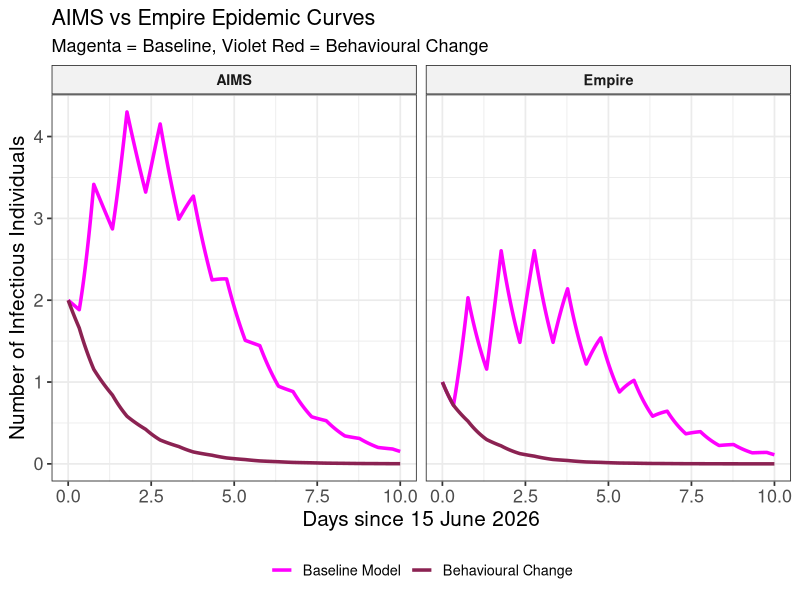

Recreate this plot in R.
# Date    : 24 July 2026
# Authors : Vix Pretorius, edited from Lebogang Mathlanya's code
# Purpose : ODE (Deterministic) Interactive SIR model — two sub-populations (AIMS & Empire)
#           with time-varying (daytime / nighttime) betas

# ---------------------------------------------------------------------------
# Model Description
# ---------------------------------------------------------------------------
# Two sub-populations sharing AIMS during the day:
#   Population A — residents of AIMS     (N_A = 25)
#   Population E — residents of Empire   (N_E = 17)
#
# Compartments: SA, SE, IA, IE, RA, RE
#
# Force of infection mirrors the ODE exactly:
#   DAYTIME   (day_fraction in [0.3328, 0.77071]):
#     inf_mix  = betaMix  * (IA + IE) / N0   <- shared AIMS mixing
#     inf_NA   = 0                             <- no AIMS-only night contact
#     inf_NE   = 0                             <- no Empire-only night contact
#
#   NIGHTTIME (all other hours):
#     inf_mix  = 0
#     inf_NA   = betaNightA * IA / N_A        <- AIMS residents only
#     inf_NE   = betaNightE * IE / N_E        <- Empire residents only
#
# Transitions and rates (exactly matching ODE derivatives):
#   Event               Change                  Rate
#   Infect SA (day)     SA -> IA                (inf_mix) * SA
#   Infect SA (night)   SA -> IA                (inf_NA)  * SA
#   Infect SE (day)     SE -> IE                (inf_mix) * SE
#   Infect SE (night)   SE -> IE                (inf_NE)  * SE
#   Recover IA          IA -> RA                gammaA * IA
#   Recover IE          IE -> RE                gammaE * IE

library(deSolve)
library(ggplot2)
library(ellipse)
library(tidyr)
library(chron)

data <- read.csv("MMF-Final+Locations+Doctors.csv", stringsAsFactors = FALSE)


data$Date     <- as.Date(data$Date, format = "%d/%m/%Y")
data$DateTime <- as.POSIXct(paste(data$Date, data$Time),
                            format = "%Y-%m-%d %H:%M:%S")
data$Day      <- as.numeric(data$Date - min(data$Date))

# Location == 1 → IE (Empire), Location == 0 → IA (AIMS)
data$Status <- ifelse(data$Location == 1, "IE", "IA")

betaMixpost <- 3.1
betaNightEpost <- 0
betaNightApost <-0.9

index_cases <- data[data$Infected.by == "Started", ]
I0_IE <- sum(data$Location == 1 & data$Infected.by == "Started") 
I0_IA <- sum(data$Location == 0 & data$Infected.by == "Started")
#I0_IA <- sum(as.integer(index_case$Location == 0))
N0  <- 42
N_A <- 25 
N_E <- 17
S0_E <- N_E - I0_IE
S0_A <- N_A - I0_IA

pop.ssiirr <- c(
  SE  = S0_E,
  SA = S0_A,
  IA = I0_IA,
  IE = I0_IE,
  RA  = 0,
  RE = 0
)

cat("\nInitial conditions:\n")
print(pop.ssiirr)

# Update your values vector to include all constants needed by the function
values <- c(
  gammaA          = 1,
  gammaE          = 1,
  N0              = 42,
  N_A             = 25,
  N_E             = 17,
  betaMixpost    = betaMixpost,
  betaNightApost = betaNightApost,
  betaNightEpost = betaNightEpost
)

ssiirr_new <- function(t, y, parms) {
  with(as.list(c(y, parms)), {
    
    # Time-of-day logic
    day_fraction <- t %% 1
    is_daytime   <- (day_fraction >= 0.3328) & (day_fraction <= 0.77071)
    
    p_day   <- 0.85
    p_night <- 0.30
    
    # Calculate transmission reduction factors based on the joint probabilities
    factor_day   <- 0.03*p_day^2   + 0.21*p_day*(1-p_day)     + (1-p_day)^2
    factor_night <- 0.03*p_night^2 + 0.21*p_night*(1-p_night) + (1-p_night)^2
   
    # Apply factors to your transmission coefficients
    beta_M  <- ifelse(is_daytime, betaMixpost * factor_day, 0)
    beta_NA <- ifelse(is_daytime, 0, betaNightApost * factor_night)
    beta_NE <- ifelse(is_daytime, 0, betaNightEpost * factor_night)
    # Force of infection (per house)
    inf_mix <- beta_M * (IA + IE) / N0
    inf_NA   <- beta_NA * IA / N_A
    inf_NE   <- beta_NE * IE / N_E
    
    # Derivatives
    dSAdt <- -(inf_mix + inf_NA) * SA
    dSEdt <- -(inf_mix + inf_NE) * SE
    
    dIAdt <- (inf_mix + inf_NA) * SA - gammaA * IA
    dIEdt <- (inf_mix + inf_NE) * SE - gammaE * IE
    
    dRAdt <- gammaA * IA 
    dREdt <- gammaE * IE 
    
    # CRITICAL FIX: The order here now perfectly matches pop.ssiirr
    # SE, SA, IA, IE, RA, RE
    return(list(c(dSEdt, dSAdt, dIAdt, dIEdt, dRAdt, dREdt)))
  })
}

# 3. Run the model
time.out <- seq(0, 10, by = 0.02083)

ts.ssiirr_new <- data.frame(lsoda(
  y     = pop.ssiirr,
  times = time.out,
  func  = ssiirr_new,
  parms = values
))

ssiirr_base <- function(t, y, parms) {
  with(as.list(c(y, parms)), {
    
    # Time-of-day logic
    day_fraction <- t %% 1
    is_daytime   <- (day_fraction >= 0.3328) & (day_fraction <= 0.77071)
    
    # Dynamic betas
    beta_M  <- ifelse(is_daytime, betaMixpost, 0)
    beta_NA <- ifelse(is_daytime, 0, betaNightApost)
    beta_NE <- ifelse(is_daytime, 0, betaNightEpost)
    
    # Force of infection (per house)
    inf_mix <- beta_M * (IA + IE) / N0
    inf_NA   <- beta_NA * IA / N_A
    inf_NE   <- beta_NE * IE / N_E
    
    # Derivatives
    dSAdt <- -(inf_mix + inf_NA) * SA
    dSEdt <- -(inf_mix + inf_NE) * SE
    
    dIAdt <- (inf_mix + inf_NA) * SA - gammaA * IA
    dIEdt <- (inf_mix + inf_NE) * SE - gammaE * IE
    
    dRAdt <- gammaA * IA 
    dREdt <- gammaE * IE 
    
    return(list(c(dSEdt, dSAdt, dIAdt, dIEdt, dRAdt, dREdt)))
  })
}

# 3. Run the model
time.out <- seq(0, 10, by = 0.02083)

ts.ssiirr_base <- data.frame(lsoda(
  y     = pop.ssiirr,
  times = time.out,
  func  = ssiirr_base,
  parms = values
))

pop_colours <- c(
  SA = "lightblue4", IA = "lightblue4", RA = "lightblue4",  # AIMS
  SE = "orange", IE = "orange", RE = "orange" # Empire
)

pop_labels <- c(
  SA = "Susceptible living at AIMS",
  SE = "Susceptible living at Empire",
  IA = "Infectious (living at AIMS)",
  IE = "Infectious (living at Empire)",
  RA = "Recovered at AIMS", 
  RE = "Recovered at Empire"
)

state_linetypes <- c(
  SA = "dotted",    SE = "dotted",
  IA = "solid",     IE = "solid",
  RA = "dotdash",   RE = "dotdash"
)


# ==============================================================================
# Side-by-Side Model Comparison: IA and IE trajectories (Color-Coded by Model)
# ==============================================================================

# Add scenario identifiers to each model output
ts.ssiirr_base$Scenario <- "Baseline Model"
ts.ssiirr_new$Scenario  <- "Behavioural Change"

# Combine the datasets
ts_combined <- rbind(ts.ssiirr_base, ts.ssiirr_new)

# Pivot long selecting only IA and IE compartments
ts_infectious_long <- pivot_longer(
  ts_combined,
  cols      = c("IA", "IE"),
  names_to  = "Compartment",
  values_to = "Count"
)

# Create clean display labels for the side-by-side facet panels
facet_labels <- c(
  IA = "AIMS",
  IE = "Empire"
)

# Color mapping: Base model is magenta, New model is black
model_colours <- c(
  "Baseline Model"     = "magenta", 
  "Behavioural Change" = "violetred4"
)

plotInter <- ggplot(ts_infectious_long, aes(x = time, y = Count, colour = Scenario)) +
  geom_line(linewidth = 1.2, linetype = "solid") + # Forces all lines to be solid
  # Facet side-by-side by compartment (IA next to IE)
  facet_wrap(~ Compartment, labeller = as_labeller(facet_labels)) +
  scale_colour_manual(values = model_colours) +
  xlab("Days since 15 June 2026") +
  ylab("Number of Infectious Individuals") +
  ggtitle("AIMS vs Empire Epidemic Curves",
          subtitle = "Magenta = Baseline, Violet Red = Behavioural Change") +
  theme_bw(base_size = 13) +
  theme(
    legend.position = "bottom",
    legend.title    = element_blank(),
    strip.background = element_rect(fill = "grey95"),
    strip.text       = element_text(face = "bold"),
    axis.title = element_text(size = 15), 
    axis.text = element_text(size = 13))
ggsave("Intervention Plot - Behavioural Change.png", plotInter, width = 8, height = 6, dpi = 300)
